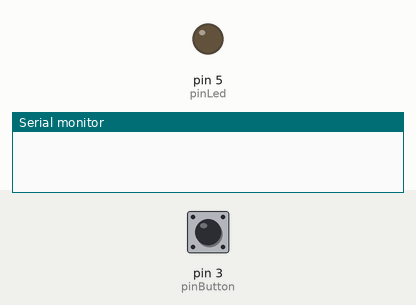
Simulated run of this sketch. Board: Arduino Uno, built with avr-gcc and run on an emulated ATmega328P. Parts: output pins drawn as LEDs (lit = HIGH), the last lines printed to the serial monitor. Inputs (shaded band) come from the test bench; at power-on: pin 3 (pinButton) LOW.

Above: at 1.2 s.
1.3 s: pin 3 (pinButton) pulled HIGH for 0.15 s
At 3.06 s:
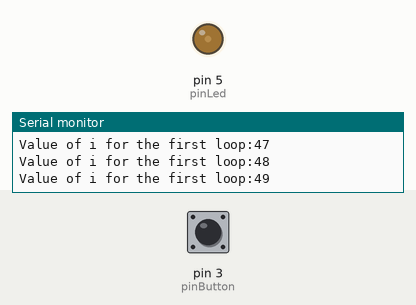
At 4.98 s:
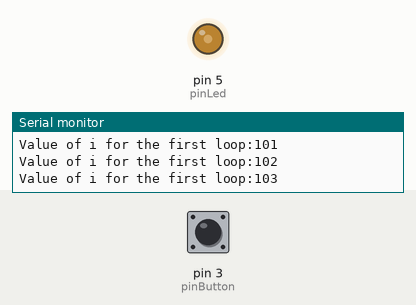
10.3 s: pin 3 (pinButton) pulled HIGH for 3.2 s
At 10.63 s:
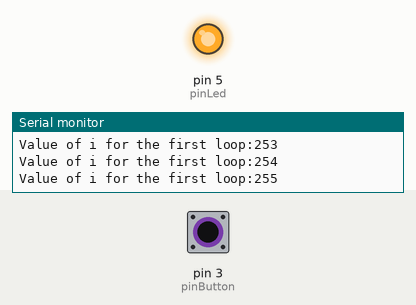
Timing chart, 0 to 24.2 s (numbered marks = the images above; inputs shaded):
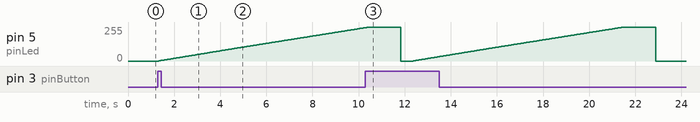

The sketch:

led_and_button_Debugger_with_notes.ino
```cpp
  // Demo for Grove - Starter V2.0
  // Author: Loovee  2013-3-10
  // Pulses the Grove - LED with a "breathing" effect.
  // Connect the Grove - LED to the socket marked D3

  // Defines the pin to which the LED is connected.
  // Any pin that supports PWM can also be used:
  // 3, 5, 6, 9, 10, 11
  const int pinLed    = 5;
  const int pinButton = 3;                        // pin of button define here


  // Define the delay for the "breathing" effect; change this
  // to a smaller value for a faster effect, larger for slower.
  //const int BREATH_DELAY = 5; // milliseconds

  void setup()
  {
      // Configure the LED's pin for output signals.
      pinMode(pinLed, OUTPUT);
      pinMode(pinButton, INPUT);                  // set button INPUT

      Serial.begin(9600); //serial begin is arduino to talk to the computer and have it send and recieve values
  }

  void loop()
  {
      //Serial.print("First line of loop:"); // this will show us what state of where the button begins
      //Serial.println(digitalRead(pinButton)); //this will print out what the button is doing
      // this is a test to see if that things are beginning where they need to be, it eliminates a possibility of an error

      if(digitalRead(pinButton)) {    // when button is pressed
        Serial.println("Entered if statement!");

        for(int i=0; i<256; i++){
          Serial.print("Value of i for the first loop:");
          Serial.println(i);
            analogWrite(pinLed, i);
            delay(5); //shorter delay so it doesn't jam up the board
        }
        delay(100); // meaningful delay more noticeable

        for(int i=254; i>=0; i--){

            analogWrite(pinLed, i); // check reference on arduino for the function
            delay(5);
        }
        delay(500);
  }
  }
```

Measured:
- after the input at 1.3 s, pin 5 (pinLed): moves from 0/255 to 250/255 over 9.0 s, starting at once
